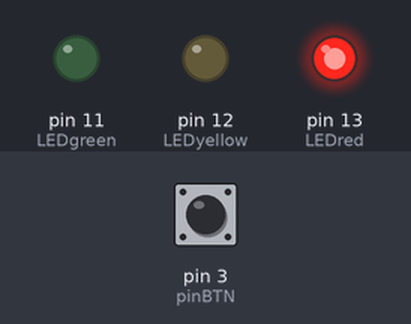
A sketch run on a simulated Arduino Uno, built with avr-gcc and run on an emulated ATmega328P. Parts: output pins drawn as LEDs (lit = HIGH). The inputs (shaded band) are chosen by the test bench; at power-on: pin 3 (pinBTN) HIGH.

Above: at 1.2 s.
1.3 s: pin 3 (pinBTN) pulled LOW for 0.15 s
At 2.5 s:
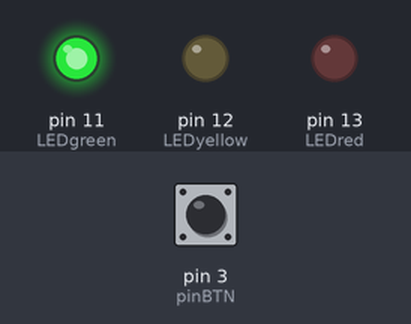
2.9 s: pin 3 (pinBTN) pulled LOW for 1 s
At 3.9 s:
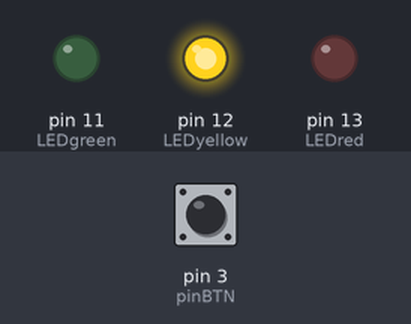
Timing chart, 0 to 9.4 s (numbered marks = the images above; inputs shaded):
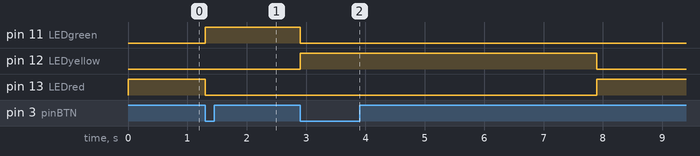

Measured:
- after the input at 1.3 s, pin 11 (LEDgreen): LOW → HIGH at once; pin 13 (LEDred): HIGH → LOW at once
- after the input at 2.9 s, pin 11 (LEDgreen): HIGH → LOW at once; pin 12 (LEDyellow): LOW → HIGH at once, → LOW 5.0 s later; pin 13 (LEDred): LOW → HIGH after 5.0 s

The sketch:

Trafficlight.ino
```cpp
int sensorVALUE;
int lastsensorVALUE = 1;
bool greenLIGHT = false;
int LEDred = 13;
int LEDyellow = 12;
int LEDgreen = 11;
int pinBTN = 3;

void setup()
{
  pinMode(pinBTN, INPUT);
  pinMode(LEDred, OUTPUT);
  pinMode(LEDyellow, OUTPUT);
  pinMode(LEDgreen, OUTPUT);
  digitalWrite (LEDred, HIGH);
}

void loop()
{
  sensorVALUE = digitalRead(pinBTN);
  if (sensorVALUE == 0 && lastsensorVALUE == 1){
    if (greenLIGHT == false){
      digitalWrite(LEDred, LOW);
      digitalWrite(LEDgreen, HIGH);
      greenLIGHT = true;
    }
    else{
      digitalWrite(LEDgreen, LOW);
      digitalWrite(LEDyellow, HIGH);
      delay(5000);
      digitalWrite(LEDyellow, LOW);
      digitalWrite(LEDred, HIGH);
      greenLIGHT = false;
    }
  }
  lastsensorVALUE = sensorVALUE;
}
```
